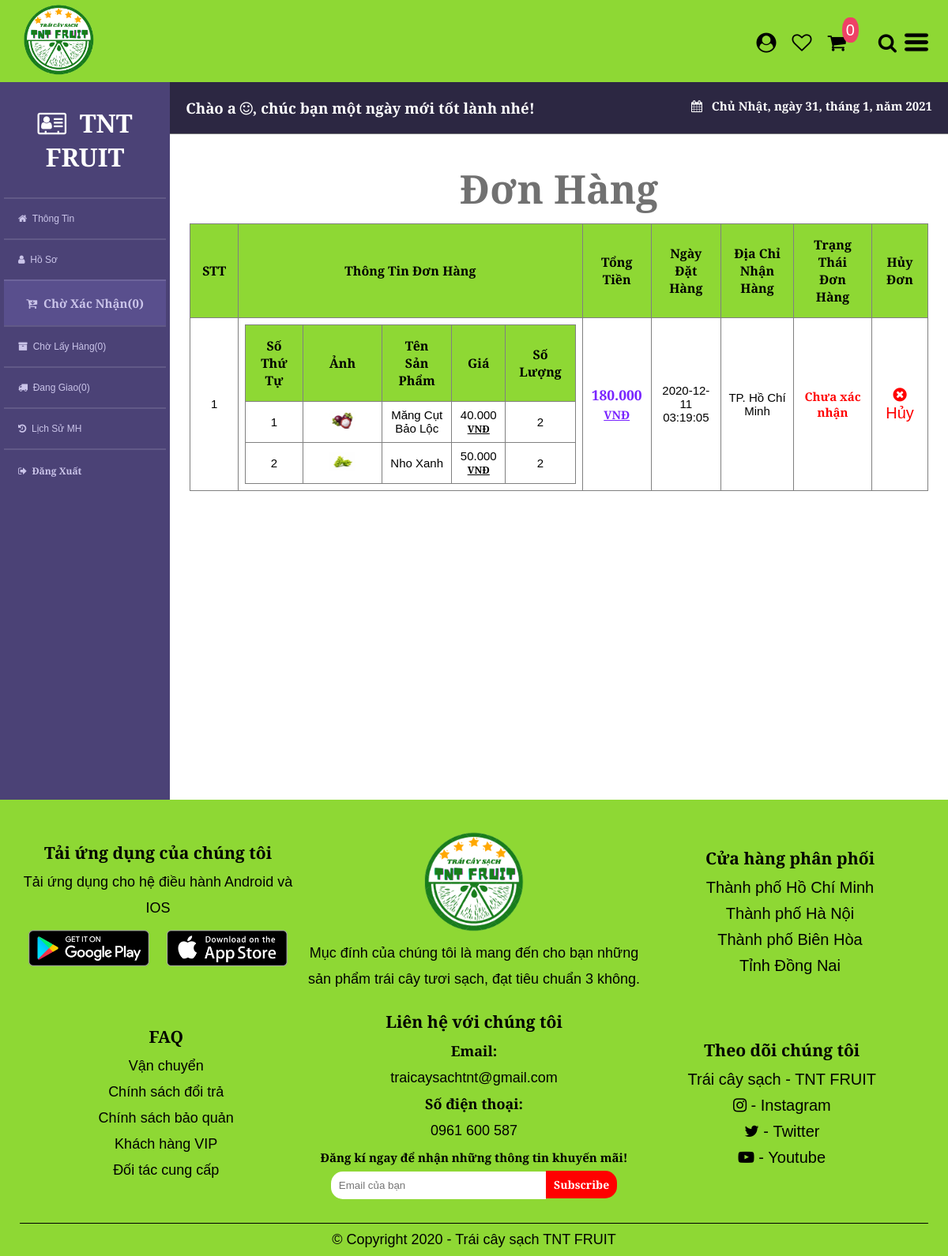
The page /CLIENT/HTML/Profile.php?action=order (signed in) on the database its author committed.
### tables this page shows
CREATE TABLE `orders` (
  `Ord_ID` int(11) NOT NULL,
  `Ord_Address` varchar(500) NOT NULL,
  `Ord_Date` datetime NOT NULL,
  `Ord_Date_Done` datetime NOT NULL DEFAULT current_timestamp(),
  `Ord_Total` bigint(20) NOT NULL,
  `Ord_Status` int(11) NOT NULL DEFAULT 0,
  `Cus_ID` int(11) NOT NULL
);

CREATE TABLE `order_details` (
  `Ord_ID` int(11) NOT NULL,
  `Pro_ID` int(11) NOT NULL,
  `Ordd_Amount` int(11) NOT NULL
);

CREATE TABLE `products` (
  `Pro_ID` int(11) NOT NULL,
  `Pro_Img` varchar(1000) NOT NULL,
  `Pro_Type` varchar(1000) NOT NULL,
  `Pro_Name` varchar(1000) NOT NULL,
  `Pro_Nation` varchar(100) NOT NULL,
  `Pro_Price` bigint(20) NOT NULL,
  `Pro_Rate` int(5) NOT NULL,
  `Pro_Info` varchar(2000) NOT NULL,
  `Pro_View` bigint(20) NOT NULL DEFAULT 0
);

### CLIENT/HTML/Profile_Functions/Profile_Order.php (the view, shortened to what this page needs)
<?php
    if(isset($_SESSION['login']))
    {
        $number = 1;
        $ID_Cus = $_SESSION['login']['Cus_ID'];
        $SQLOrder = "SELECT * FROM `orders`, `customer` WHERE `orders`.`Cus_ID` = `customer`.`Cus_ID` AND `orders`.`Ord_Status` = '0' AND `orders`.`Cus_ID` = '$ID_Cus'";
        $Order = $con->query($SQLOrder);
        $total = mysqli_num_rows($Order);
?>
        <h1 style="padding: 10px; display: flex; justify-content: center; font-size: 50px;">Đơn Hàng</h1>
        <div class="pf-order">
            <?php
                if($total <= 0)
                {
                    echo '<h1 style="letter-spacing: 2px;">Bạn chưa mua hàng. Đi mua hàng bạn nhé!</h1><br>';
                }
                else
                {
            ?>
                    <table border="1" cellspacing="0" align="center" id="loadorder">
                        <tr class="table-title">
                            <th>STT</th>
                            <th>Thông Tin Đơn Hàng</th>
                            <th>Tổng Tiền</th>
                            <th>Ngày Đặt Hàng</th>
                            <th>Địa Chỉ Nhận Hàng</th>
                            <th>Trạng Thái Đơn Hàng</th>
                            <th>Hủy Đơn</th>
                        </tr>
                        <?php
                            while($row = $Order->fetch_array())
                            {
                        ?>
                                <tr class="table-content">
                                    <td><?= $number++ ?></td>
                                    <td>
                                        <table border="1" cellspacing="0">
                                            <tr class="table-title">
                                                <th>Số Thứ Tự</th>
                                                <th>Ảnh</th>
                                                <th>Tên Sản Phẩm</th>
                                                <th>Giá</th>
                                                <th>Số Lượng</th>
                                            </tr>
                                            <?php
                                                $num = 1;
                                                $ID_Order = $row['Ord_ID'];
                                                $SQLOrderDT = "SELECT * FROM `orders`, `order_details`, `products` WHERE `orders`.`Ord_ID` = `order_details`.`Ord_ID` AND `order_details`.`Pro_ID` = `products`.`Pro_ID` AND `orders`.`Ord_Status` = '0' AND `orders`.`Ord_ID` = '$ID_Order' AND `orders`.`Cus_ID` = '$ID_Cus'";
                                                $ODDT = $con->query($SQLOrderDT);
                                                while($row_1 = $ODDT->fetch_array())
                                                {
                                            ?>
                                                    <tr>
                                                        <td>
                                                            <?= $num++ ?>
                                                        </td>
                                                        <td>
                                                            <a href="Product_Detail.php?id=<?= $row_1['Pro_ID'] ?>" target="_blank"><img style="width: 40%; height: 40%; padding: 0;" src="<?= $row_1['Pro_Img'] ?>"></a>
                                                        </td>
                                                        <td>
                                                            <?= $row_1['Pro_Name'] ?>
                                                        </td>
                                                        <td>
                                                            <?= number_format($row_1['Pro_Price'], 0, ",", ".") ?> <small><strong><u>VNĐ</u></strong></small>
                                                        </td>
                                                        <td>
                                                            <?= $row_1['Ordd_Amount'] ?>
                                                        </td>
                                                    </tr>
                                            <?php
                                                }
                                            ?>
                                        </table>
                                    </td>
                                    <td>
                                        <h3 style="color: #7824ff"><?= number_format($row['Ord_Total'], 0, ",", ".") ?> <small><strong><u>VNĐ</u></strong></small></h3>
                                    </td>
                                    <td>
                                        <?= $row['Ord_Date'] ?>
                                    </td>
                                    <td>
                                        <?= $row['Ord_Address'] ?>
                                    </td>
                                    <td>
                                        <h4 style="color: #ff0000; font-weight: bolder;">Chưa xác nhận</h4>
                                    </td>
                                    <td>
                                        <a class="delete-od" onclick="Delete_Order(<?= $row['Ord_ID'] ?>)"><i class="fa fa-times-circle"></i> Hủy</a>
                                    </td>
                                </tr>
                        <?php
                            }
                        ?>
                    </table>
            <?php
                }
            ?>
        </div>
<?php
    }
?>

### CLIENT/CSS/style.css (style rules this page uses)
:root { --Background_color: rgba(130, 212, 30, 0.9); --Mau_nen_cho_btnExplore: #ffffff; --Star_rating: #ecc500; }
* { margin: 0px; padding: 0px; box-sizing: border-box; font-family: 'Merriweather Sans', sans-serif; }
html { scroll-behavior: smooth; }
a { text-decoration: none; }
a:link { color: #000000; }
.pf-order { display: flex; justify-content: center; }
.pf-order table { color: #000; text-align: center; align-items: center; width: 100%; border-collapse: collapse; }
.pf-order table .table-title { font-size: 16px; background-color: var(--Background_color); }
.pf-order table .table-title th { padding: 15px; }
.pf-order table .table-content { font-size: 15px; }
.pf-order table .table-content td { padding: 8px; }
.pf-order .delete-od { cursor: pointer; color: #ff0000; font-size: 20px; transition: ease-in-out 0.1s; }

### rows shown on the page
orders: Ord_Total "180.000", Ord_Date "2020-12-11 03:19:05", Ord_Address "TP. Hồ Chí Minh"
order_details: Pro_ID.Pro_Img (picture), Pro_ID.Pro_Name "Măng Cụt Bảo Lộc", Pro_ID.Pro_Price "40.000", Ordd_Amount "2"
order_details: Pro_ID.Pro_Img (picture), Pro_ID.Pro_Name "Nho Xanh", Pro_ID.Pro_Price "50.000", Ordd_Amount "2"

### other values the page prints
$number_cart "0"
$_SESSION['login']['Acc_Username'] "a"
$thu[$thutrongtuan] "Chủ Nhật"
$date['mday'] "31"
$date['mon'] "1"
$date['year'] "2021"
